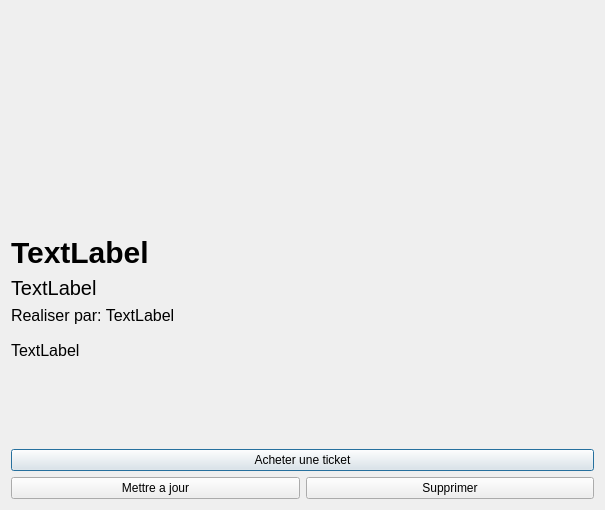
<?xml version="1.0" encoding="UTF-8"?>
<ui version="4.0">
 <class>filmDetails</class>
 <widget class="QDialog" name="filmDetails">
  <property name="geometry">
   <rect>
    <x>0</x>
    <y>0</y>
    <width>605</width>
    <height>510</height>
   </rect>
  </property>
  <property name="windowTitle">
   <string>Detail de Film</string>
  </property>
  <layout class="QGridLayout" name="gridLayout">
   <item row="0" column="0">
    <layout class="QVBoxLayout" name="verticalLayout">
     <item>
      <widget class="QWidget" name="widget" native="true">
       <layout class="QHBoxLayout" name="horizontalLayout_2">
        <item>
         <spacer name="verticalSpacer">
          <property name="orientation">
           <enum>Qt::Vertical</enum>
          </property>
          <property name="sizeType">
           <enum>QSizePolicy::Fixed</enum>
          </property>
          <property name="sizeHint" stdset="0">
           <size>
            <width>20</width>
            <height>200</height>
           </size>
          </property>
         </spacer>
        </item>
       </layout>
      </widget>
     </item>
     <item>
      <widget class="QLabel" name="label">
       <property name="styleSheet">
        <string notr="true">font-size: 30px;
font-weight: bold;</string>
       </property>
       <property name="text">
        <string>TextLabel</string>
       </property>
      </widget>
     </item>
     <item>
      <widget class="QLabel" name="details">
       <property name="styleSheet">
        <string notr="true">font-size: 20px;</string>
       </property>
       <property name="text">
        <string>TextLabel</string>
       </property>
      </widget>
     </item>
     <item>
      <widget class="QLabel" name="realisateur">
       <property name="styleSheet">
        <string notr="true">font-size: 16px;</string>
       </property>
       <property name="text">
        <string>Realiser par: TextLabel</string>
       </property>
      </widget>
     </item>
     <item>
      <spacer name="verticalSpacer_3">
       <property name="orientation">
        <enum>Qt::Vertical</enum>
       </property>
       <property name="sizeType">
        <enum>QSizePolicy::Fixed</enum>
       </property>
       <property name="sizeHint" stdset="0">
        <size>
         <width>20</width>
         <height>10</height>
        </size>
       </property>
      </spacer>
     </item>
     <item>
      <widget class="QLabel" name="desc">
       <property name="styleSheet">
        <string notr="true">font-size: 16px;</string>
       </property>
       <property name="text">
        <string>TextLabel</string>
       </property>
      </widget>
     </item>
     <item>
      <spacer name="verticalSpacer_2">
       <property name="orientation">
        <enum>Qt::Vertical</enum>
       </property>
       <property name="sizeHint" stdset="0">
        <size>
         <width>20</width>
         <height>40</height>
        </size>
       </property>
      </spacer>
     </item>
     <item>
      <widget class="QPushButton" name="pushButton">
       <property name="text">
        <string>Acheter une ticket</string>
       </property>
      </widget>
     </item>
     <item>
      <layout class="QHBoxLayout" name="horizontalLayout">
       <item>
        <widget class="QPushButton" name="pushButton_2">
         <property name="text">
          <string>Mettre a jour</string>
         </property>
        </widget>
       </item>
       <item>
        <widget class="QPushButton" name="pushButton_3">
         <property name="text">
          <string>Supprimer</string>
         </property>
        </widget>
       </item>
      </layout>
     </item>
    </layout>
   </item>
  </layout>
 </widget>
 <resources/>
 <connections/>
</ui>
